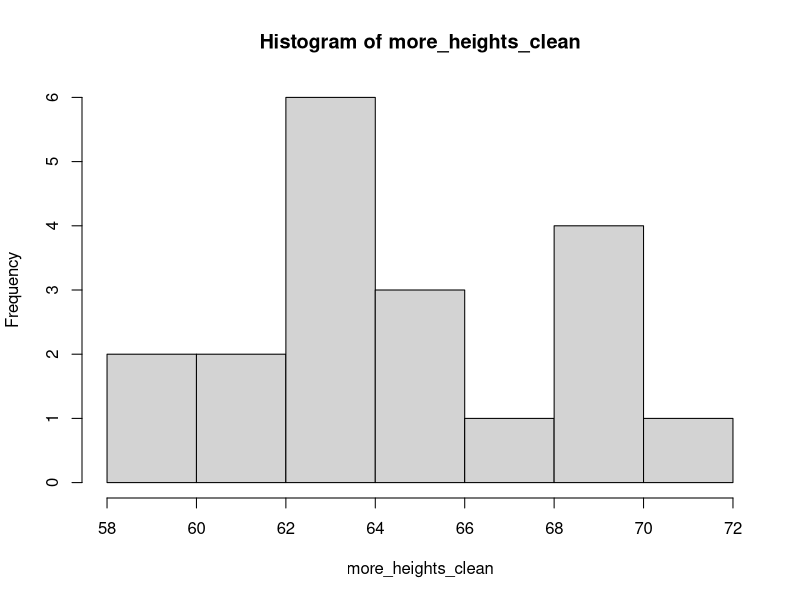

Write R code to recreate this figure.
## ---- chunk 1
knitr::opts_chunk$set(echo = TRUE)
## ---- chunk 2
# basic math
4 + 5 
## ---- chunk 3
# same code as above, without spaces
4+5
## ---- chunk 4
# subtraction
2 - 3
# multiplication
2 * 3
# division
2 / 3
# exponentiation
2 ^ 3
## ---- chunk 5
# using a function: rounding numbers
round(3.14)
## ---- chunk 6
# using a function with more arguments
round(3.14, digits = 1)
## ---- chunk 7
# can switch order of arguments
round(digits = 1, x = 3.14)
## ---- chunk 8
?hist
## ---- chunk 9
# assigning value to an object
weight_kg <- 55
## ---- chunk 10
# recall object
weight_kg
## ---- chunk 11
# multiple an object (convert kg to lb)
2.2 * weight_kg
## ---- chunk 12
# assign weight conversion to object
weight_lb <- 2.2 * weight_kg
## ---- chunk 13
# reassign new value to an object
weight_kg <- 100
## ---- chunk 14
# remove object
remove(weight_lb) 
## ---- chunk 15
mass <- 47.5            # mass?
width  <- 122             # width?
mass <- mass * 2.0      # mass?
width  <- width - 20        # width?
mass_index <- mass/width  # mass_index?
## ---- chunk 16
mass <- 47.5
mass
width  <- 122
width
mass <- mass * 2.0
mass
width  <- width - 20 
width
mass_index <- mass/width
mass_index
## ---- chunk 17
# assign vector
ages <- c(50, 55, 60, 65) 
# recall vector
ages
## ---- chunk 18
# how many things are in object?
length(ages)
# what type of object?
class(ages)
# get overview of object
str(ages)
## ---- chunk 19
# performing functions with vectors
mean(ages)
range(ages)
## ---- chunk 20
# vector of body parts
organs <- c("lung", "prostate", "breast")
## ---- chunk 21
length(organs)
class(organs)
str(organs)
## ---- chunk 22
num_char <- c(1, 2, 3, "a")
num_logical <- c(1, 2, 3, TRUE)
char_logical <- c("a", "b", "c", TRUE)
tricky <- c(1, 2, 3, "4")
## ---- chunk 23
num_char
## ---- chunk 24
num_logical
## ---- chunk 25
char_logical
## ---- chunk 26
tricky
## ---- chunk 27
# add a value to end of vector
ages <- c(ages, 90) 
## ---- chunk 28
# add value at the beginning
ages <- c(30, ages)
## ---- chunk 29
# extracting second value
organs[2] 
## ---- chunk 30
# excluding second value
organs[-2] 
## ---- chunk 31
# extracting first and third values
organs[c(1, 3)] 
## ---- chunk 32
ages > 60 
## ---- chunk 33
# extracts values which meet condition
ages[ages > 60] 
## ---- chunk 34
# extracts values numerically equivalent values
ages[ages == 60]
## ---- chunk 35
# ages less than 50 OR greater than 60
ages[ages < 50 | ages > 60]
## ---- chunk 36
# ages greater than 50 AND less than 60
ages[ages > 50 & ages < 60]
## ---- chunk 37
ages[ages < 55 | (ages >= 59 & ages <= 64)]
## ---- chunk 38
"four" > "five"
## ---- chunk 39
# create a vector with missing data
heights <- c(2, 4, 4, NA, 6)
## ---- chunk 40
# calculate mean and max on vector with missing data
mean(heights)
max(heights)
## ---- chunk 41
# add argument to remove NA
mean(heights, na.rm = TRUE)
max(heights, na.rm = TRUE)
## ---- chunk 42
# identify elements which are missing data
is.na(heights)
## ---- chunk 43
# reverse the TRUE/FALSE
!is.na(heights)
## ---- chunk 44
# extract elements which are not missing values
heights[!is.na(heights)]
## ---- chunk 45
# remove incomplete cases
na.omit(heights) 
## ---- chunk 46
# create vector
more_heights <- c(63, 69, 60, 65, NA, 68, 61, 70, 61, 59, 64, 69, 63, 63, NA, 72, 65, 64, 70, 63, 65)
## ---- chunk 47
# option 1: remove NAs from heights using na.omit
more_heights_clean <- na.omit(more_heights)

# option 2: remove NAs from heights by indexing on !is.na
more_heights_clean <- more_heights[!is.na(more_heights)]

# calculate median of heights (multiple answers)
median(more_heights, na.rm = TRUE)
median(more_heights_clean)

# identify how many elements from more_heights are greater than 67 inches (multiple answers)
length(more_heights_clean[more_heights_clean > 67])
sum(more_heights_clean > 67)
sum(more_heights > 67, na.rm=TRUE)
length(which(more_heights > 67))

# visualize data as a histogram (hint: function hist)
hist(more_heights_clean)
## ---- chunk 48
# code above not run, so this hidden code creates the directory if necessary
if (!dir.exists("data")) {dir.create("data")}
## ---- chunk 49
# download data from url
#download.file("https://raw.githubusercontent.com/jsfalk/acer_tutorials/master/r_intro/data/animals.csv", "data/animals.csv")
## ---- chunk 50
# import data and assign to object
animals <- read.csv("data/animals.csv")
## ---- chunk 51
# assess size of data frame
dim(animals)
## ---- chunk 52
# preview first few rows
head(animals) 
## ---- chunk 53
# show last three rows
tail(animals, n = 3) 
## ---- chunk 54
# view column names
names(animals) 
## ---- chunk 55
# show overview of object
str(animals) 
## ---- chunk 56
# provide summary statistics for each column
summary(animals) 
## ---- chunk 57
# extract first column and assign to a variable
first_column <- animals[1]
## ---- chunk 58
# extract first column
first_column_again <- animals[ , 1]
## ---- chunk 59
# animals[1] returns a data.frame with only the first column selected
class(first_column)

# animals[ , 1] returns an integer vector with values from the first column
class(first_column_again)
## ---- chunk 60
# extract first row 
first_row <- animals[1, ]
## ---- chunk 61
# extract cell from first row of first column
single_cell <- animals[1,1]
## ---- chunk 62
# extract a range of cells, rows 1 to 3, second column
range_cells <- animals[1:3, 2]
## ---- chunk 63
# exclude first column
exclude_col <- animals[ , -1] 
## ---- chunk 64
# exclude first 100 rows
exclude_range <- animals[-c(1:100), ] 
## ---- chunk 65
# extract column by name
name_col1 <- animals["taxa"]
name_col2 <- animals[ , "taxa"]
## ---- chunk 66
# double square brackets syntax
name_col3 <- animals[["taxa"]]
## ---- chunk 67
# dollar sign syntax
name_col4 <- animals$taxa
## ---- chunk 68
# Export the data with the first hundred rows excluded
write.csv(exclude_range, "data/animals_subset.csv")
## ---- chunk 69
animals[1:6, c(3, 6)]
## ---- chunk 70
range(animals$weight, na.rm = TRUE)
mean(animals$weight, na.rm = TRUE)
## ---- chunk 71
animals_200 <- animals[200, ]
## ---- chunk 72
n_rows <- nrow(animals)
animals_last <- animals[n_rows, ]
## ---- chunk 73
animals_middle <- animals[n_rows / 2, ]
## ---- chunk 74
animals_head <- animals[-(7:n_rows), ]
## ---- chunk 75
# load library/package
library(dplyr)
## ---- chunk 76
# selecting columns with dplyr
sel_columns <- select(animals, sex, weight, taxa)
## ---- chunk 77
# select range of columns
sel_columns2 <- select(animals, sex:taxa)
## ---- chunk 78
sel_columns3 <- select(animals, -sex, -hindfoot_length)
## ---- chunk 79
# select rows conditionally: keep only rodents
filtered_rows <- filter(animals, taxa == "Rodent") 
## ---- chunk 80
sex_taxa <- select(animals, sex, taxa)
## ---- chunk 81
sex_rodent <- filter(sex_taxa, taxa=="Rodent")
## ---- chunk 82
# same task as exercises, but nested commands 
sex_rodent <- filter(select(animals, sex, taxa), taxa == "Rodent")
## ---- chunk 83
# same task as above, but with pipes
piped <- animals %>%
  select(sex, taxa) %>%
  filter(taxa == "Rodent")
## ---- chunk 84
# extract sex and weight from samples before 1995
piped2 <- animals %>%
  filter(year < 1995) %>%
  select(sex, weight)
## ---- chunk 85
animals %>%
  filter(weight < 5) %>%
  filter(year < 1995) %>%
  select(year, sex, weight)
## ---- chunk 86
# convert grams to kilograms
clinical_kg <- animals %>%
  mutate(weight_kg = weight / 1000)
## ---- chunk 87
# convert weight to kgs and lbs at same time, and we don't always need to assign to object
animals %>%
  mutate(weight_kg = weight / 1000,
         weight_lb = weight_kg * 2.2) %>%
  glimpse() # preview data output
## ---- chunk 88
surveys_hindfoot_cm <- animals %>%
    filter(!is.na(hindfoot_length)) %>%
    mutate(hindfoot_cm = hindfoot_length / 10) %>%
    filter(hindfoot_cm < 3) %>%
    select(species, hindfoot_cm)
## ---- chunk 89
# show categories in sex
unique(animals$sex)
## ---- chunk 90
# count number of individuals of each sex
animals %>%
  group_by(sex) %>%
  tally()
## ---- chunk 91
# summarize average weight and median hindfoot length by sex
animals %>%
  group_by(sex) %>%
  summarize(mean_weight = mean(weight, na.rm = TRUE),
            median_foot_length = median(hindfoot_length, na.rm = TRUE))
## ---- chunk 92
# remove NA
animals %>%
  filter(!is.na(sex)) %>%
  group_by(sex) %>%
  summarize(mean_weight = mean(weight, na.rm=TRUE))
## ---- chunk 93
# option 1: using two filters
measurements_complete <- animals %>%
  filter(!is.na(weight)) %>%
  filter(!is.na(hindfoot_length))

# option 2: using one filter with a boolean operator
measurements_complete <- animals %>%
  filter(!is.na(weight) & !is.na(hindfoot_length))
## ---- chunk 94
animals %>%
  count(plot_type) 
## ---- chunk 95
animals %>%
  filter(!is.na(hindfoot_length)) %>%
  group_by(species) %>%
  summarize(
    mean_hindfoot_length = mean(hindfoot_length),
    min_hindfoot_length = min(hindfoot_length),
    max_hindfoot_length = max(hindfoot_length),
    n = n()
  )
## ---- chunk 96
animals %>%
  filter(!is.na(weight)) %>%
  group_by(year) %>%
  filter(weight == max(weight)) %>%
  select(year, genus, species, weight) %>%
  arrange(year)
## ---- chunk 97
# counting number of records for each species
species_counts <- animals %>%
  count(species) %>%
  arrange(n)
## ---- chunk 98
# get names of frequently occurring species
frequent_species <- species_counts %>%
  filter(n >= 500)
## ---- chunk 99
# extract data from species to keep
animals_reduced <- animals %>%
  filter(species %in% frequent_species$species)
## ---- chunk 100
# save results to file in data/ named animals_reduced
write.csv(animals_reduced, "data/animals_reduced.csv")
## ---- chunk 101
animals %>%
  count(species) %>%
  filter(n > 200)
